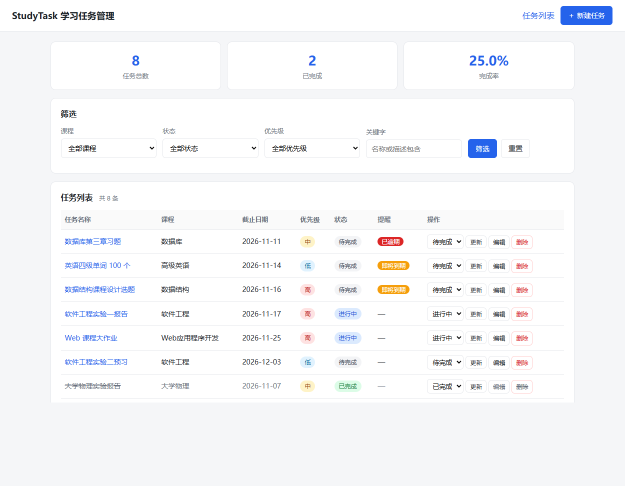
#> input picture docs/screenshot_index.png, 1249 x 972 px (shown at 1/2 size)
$ python trim_shots.py
#> lines starting #> are read from the running program, lines starting #| are printed output that depends on the picture
# -*- coding: utf-8 -*-
"""把截图下方的大片空白裁掉，只留内容 + 少量留白，避免报告里图片占掉整页。"""
import os
from PIL import Image

BASE = os.path.dirname(os.path.abspath(__file__))
PAD = 14

for name in ("screenshot_index.png", "screenshot_detail.png", "screenshot_validation.png"):
    path = os.path.join(BASE, name)
    im = Image.open(path).convert("RGB")
#> im is the input picture: PIL image 1249x972 RGB; mean R, G, B 246.6, 247.2, 248.9
    w, h = im.size
#> w = 1249; h = 972
    px = im.load()

    def dark(x, y):
        return sum(px[x, y]) / 3 < 235

    rows = [y for y in range(h) if any(dark(x, y) for x in range(0, w, 3))]
#> rows = 425 values from 12 to 796
    cols = [x for x in range(w) if any(dark(x, y) for y in range(0, h, 3))]
#> cols = 1197 values from 24 to 1224
    if not rows or not cols:
        print("skip", name)
        continue
    box = (
        max(0, cols[0] - PAD),
        max(0, rows[0] - PAD),
        min(w, cols[-1] + PAD + 1),
        min(h, rows[-1] + PAD + 1),
    )
#> box = (10, 0, 1239, 811)
    out = im.crop(box)
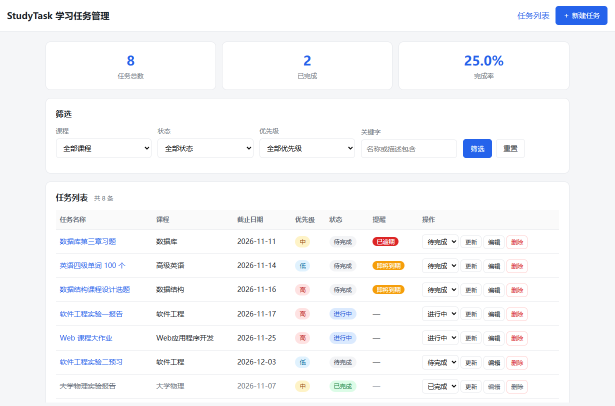
#> out: PIL image 1229x811 RGB (shown at 1/2 size); mean R, G, B 246.9, 247.4, 249.1
    out.save(path, optimize=True)
    print(name, (w, h), "->", out.size)
#| screenshot_index.png (1249, 972) -> (1229, 811)
